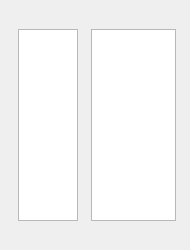
<ui version="4.0" >
 <class>BIGHOME_UI_MainWindw_MusicListManagerClass</class>
 <widget class="QWidget" name="BIGHOME_UI_MainWindw_MusicListManagerClass" >
  <property name="geometry" >
   <rect>
    <x>0</x>
    <y>0</y>
    <width>190</width>
    <height>250</height>
   </rect>
  </property>
  <property name="minimumSize" >
   <size>
    <width>190</width>
    <height>250</height>
   </size>
  </property>
  <property name="maximumSize" >
   <size>
    <width>190</width>
    <height>250</height>
   </size>
  </property>
  <property name="windowTitle" >
   <string>BIGHOME_UI_MainWindw_MusicListManager</string>
  </property>
  <layout class="QVBoxLayout" name="verticalLayout" >
   <property name="spacing" >
    <number>0</number>
   </property>
   <property name="margin" >
    <number>0</number>
   </property>
   <item>
    <widget class="QWidget" native="1" name="widget" >
     <property name="minimumSize" >
      <size>
       <width>190</width>
       <height>250</height>
      </size>
     </property>
     <property name="maximumSize" >
      <size>
       <width>190</width>
       <height>250</height>
      </size>
     </property>
     <layout class="QHBoxLayout" name="horizontalLayout" >
      <property name="spacing" >
       <number>10</number>
      </property>
      <property name="leftMargin" >
       <number>15</number>
      </property>
      <property name="topMargin" >
       <number>29</number>
      </property>
      <property name="rightMargin" >
       <number>10</number>
      </property>
      <property name="bottomMargin" >
       <number>29</number>
      </property>
      <item>
       <widget class="QListWidget" name="listWidget" >
        <property name="minimumSize" >
         <size>
          <width>60</width>
          <height>0</height>
         </size>
        </property>
        <property name="maximumSize" >
         <size>
          <width>60</width>
          <height>16777215</height>
         </size>
        </property>
        <property name="styleSheet" >
         <string notr="true" />
        </property>
       </widget>
      </item>
      <item>
       <widget class="QListWidget" name="sublistWidget" >
        <property name="minimumSize" >
         <size>
          <width>85</width>
          <height>0</height>
         </size>
        </property>
        <property name="maximumSize" >
         <size>
          <width>85</width>
          <height>16777215</height>
         </size>
        </property>
       </widget>
      </item>
     </layout>
    </widget>
   </item>
  </layout>
 </widget>
 <layoutdefault spacing="6" margin="11" />
 <resources>
  <include location="bighome_music.qrc" />
 </resources>
 <connections/>
</ui>
